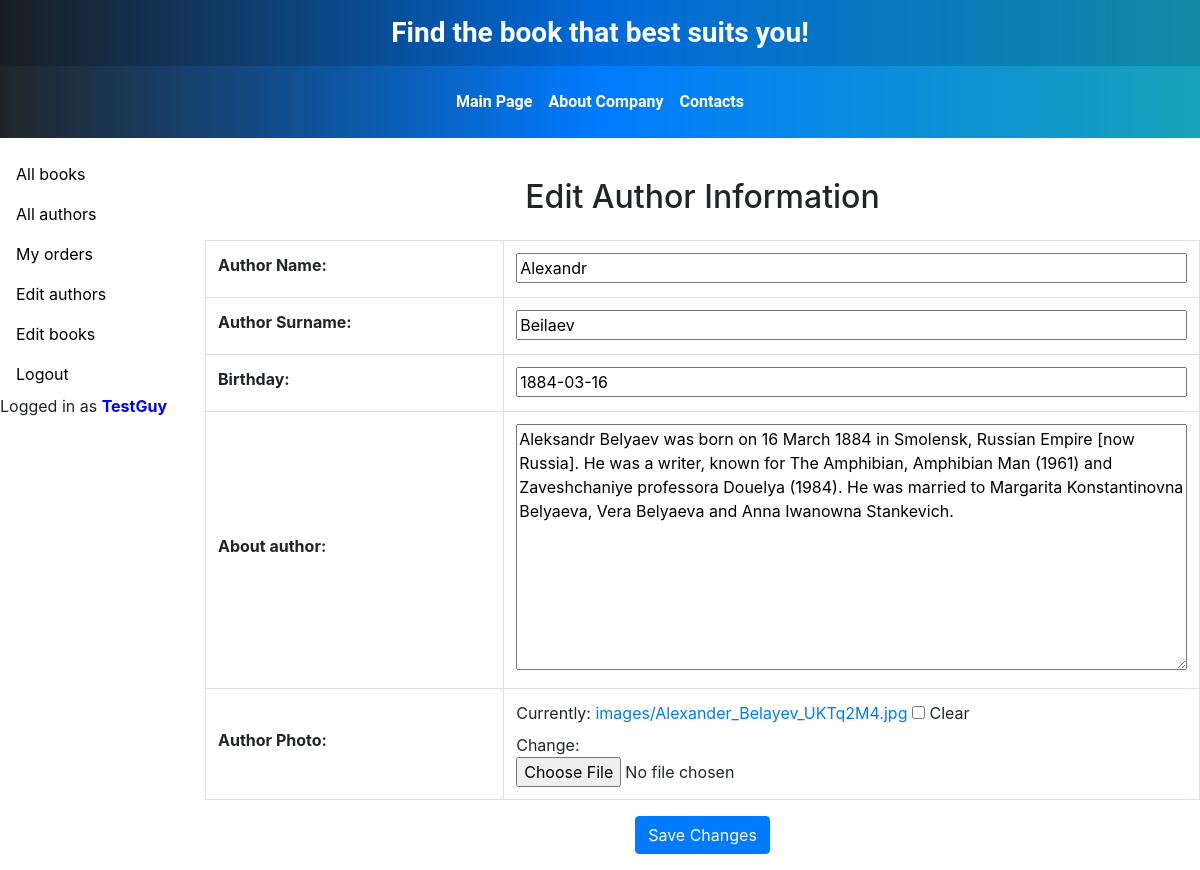
The app's page /edit_author/1/ (signed in) with its own data.
### catalog/models.py (models this page shows, shortened)
class Author(models.Model):
    first_name = models.CharField(max_length=100,
                                  help_text="Enter the name of the author",
                                  verbose_name="Author Name")
    last_name = models.CharField(max_length=100,
                                 help_text="Enter the surname of the author",
                                 verbose_name="Author Surname")
    date_of_birth = models.DateField(help_text="Enter the date of birth",
                                     verbose_name="Birthday",
                                     null=True,
                                     blank=True)
    about = models.TextField(help_text="Enter the data about author",
                             verbose_name="About author")
    photo = models.ImageField(upload_to='images',
                              help_text="Upload author photo",
                              verbose_name="Author Photo",
                              null=True,
                              blank=True)

### catalog/views.py (the view)
# urls.py: path('edit_author/<int:id>/', login_required(views.edit_author), name='edit-author'),
def edit_author(request, id):
    author = Author.objects.get(id=id)
    if request.method == 'POST':
        instance = Author.objects.get(pk=id)
        form = FormEditAuthor(request.POST, request.FILES, instance=instance)
        if form.is_valid():
            form.save()
            return HttpResponseRedirect('/edit_authors/')
    else:
        form = FormEditAuthor(instance=author)
        context = {
            'form': form,
        }
        return render(request, 'catalog/edit_author.html', context)

### catalog/forms.py
class FormEditAuthor(forms.ModelForm):
    class Meta:
        model = Author
        fields = '__all__'

### templates/catalog/edit_author.html (shortened to what this page needs)
{% extends 'catalog/base.html' %}
{% block content %}
<div class="container mt-4">
    <h2 class="mb-4">Edit Author Information</h2>
    <form method="post" enctype="multipart/form-data">
        <table class="table table-bordered text-start">
            {% for field in form %}
            <tr>
                <th style="width: 30%; vertical-align: middle; text-align: left;">
                    {{ field.label_tag }}
                </th>
                <td style="width: 70%;">
                    <div style="width: 100%;">
                        {{ field }}
                    </div>
                </td>
            </tr>
            {% endfor %}
        </table>
        <div class="text-center mt-3">
            <button type="submit" class="btn btn-primary">Save Changes</button>
        </div>
    </form>
</div>
{% endblock %}

### templates/catalog/base.html (shortened to what this page needs)
<!doctype html>
<html lang="en">
<head>
    {% load static %}
    <link rel="stylesheet" href="https://stackpath.bootstrapcdn.com/bootstrap/4.5.2/css/bootstrap.min.css">
    <link rel="stylesheet" href="https://cdnjs.cloudflare.com/ajax/libs/font-awesome/4.7.0/css/font-awesome.min.css">
</head>
<body>
<div class="wrapper">
    <header class="header">
        <div class="container">
            <div class="row align-items-center">
                <div class="col-12 text-center text-md-left">
                    <h3 class="text-center font-weight-bold mb-0">
                        Find the book that best suits you!
                    </h3>
                </div>
            </div>
        </div>
    </header>
    <nav class="navbar navbar-expand-lg navbar-custom">
        <div class="container">
            <div class="collapse navbar-collapse justify-content-center" id="navbarNav">
                <ul class="navbar-nav">
                    <li class="nav-item">
                        <a class="nav-link" href="{% url 'index' %}">Main Page</a>
                    </li>
                    <li class="nav-item">
                        <a class="nav-link" href="{% url 'about' %}">About Company</a>
                    </li>
                    <li class="nav-item">
                        <a class="nav-link" href="{% url 'contacts' %}">Contacts</a>
                    </li>
                </ul>
            </div>
        </div>
    </nav>
    <div class="container-fluid content-area">
        <div class="row">
            <div class="col-2">
                {% block sidebar %}
                <nav class="nav flex-column">
                    <a class="nav-link" href="{% url 'books' %}">All books</a>
                    <a class="nav-link" href="{% url 'authors-list' %}">All authors</a>
                    {% if user.is_authenticated %}
                    <a class="nav-link" href="{% url 'my-borrowed-books' %}">My orders</a>
                    <a class="nav-link" href="{% url 'edit-authors' %}">Edit authors</a>
                    <a class="nav-link" href="{% url 'edit-books' %}">Edit books</a>
                    <a class="nav-link" href="#" onclick="event.preventDefault(); document.getElementById('logout-form').submit();">Logout</a>
                    <div>Logged in as <span style="color: blue; font-weight: bold;">{{ user.get_username }}</span></div>
                    {% else %}
                    <a class="nav-link" href="{% url 'login' %}">Login</a>
                    {% endif %}
                </nav>
                {% endblock sidebar %}
            </div>
            <div class="col-10">
                <div class="row text-center">
                    {% block content %}
                    {% endblock content %}
                </div>
            </div>
        </div>
    </div>
</div>
</body>
</html>

### templates/catalog/base.html (style rules this page uses)
.header { background: linear-gradient(90deg, #1a1e22, #0069d9, #1289a3); color: #fff; padding: 1rem 0; font-family: 'Roboto', sans-serif; }
.header h3 { font-size: 1.75rem; margin: 0; }
.navbar-custom { background: linear-gradient(90deg, #212529, #007bff, #17a2b8); color: #fff; padding: 1rem 0; font-family: 'Roboto', sans-serif; }
.navbar-custom .navbar-nav .nav-link { font-weight: bold; color: white; transition: color 0.3s ease, background-color 0.3s ease; }
.nav-link { color: #000; }
html, body { height: 100%; margin: 0; }
.wrapper { min-height: 100%; display: flex; flex-direction: column; }
.content-area { padding: 1rem 0; }

### templates/catalog/edit_author.html (style rules this page uses)
input[type="text"], input[type="number"], input[type="email"], input[type="file"], input[type="date"], select, textarea { width: 100%; box-sizing: border-box; }
td { text-align: left; }

### records on screen
Author: form "Alexandr" "Beilaev" "1884-03-16" "Aleksandr Belyaev was born on 16 March 1884 in Smolensk, Russian Empire [now Russia]. He was a writer, known for The Amphibian, Amphibian Man (1961) and Zaveshchaniye professora Douelya (1984). He was married to Margarita Konstantinovna Belyaeva, Vera Belyaeva and Anna Iwanowna Stankevich."

### other values on screen
{{ user.get_username }} "TestGuy"
{{ field.label_tag }} "Author Name:" "Author Surname:" "Birthday:" "About author:" "Author Photo:"
